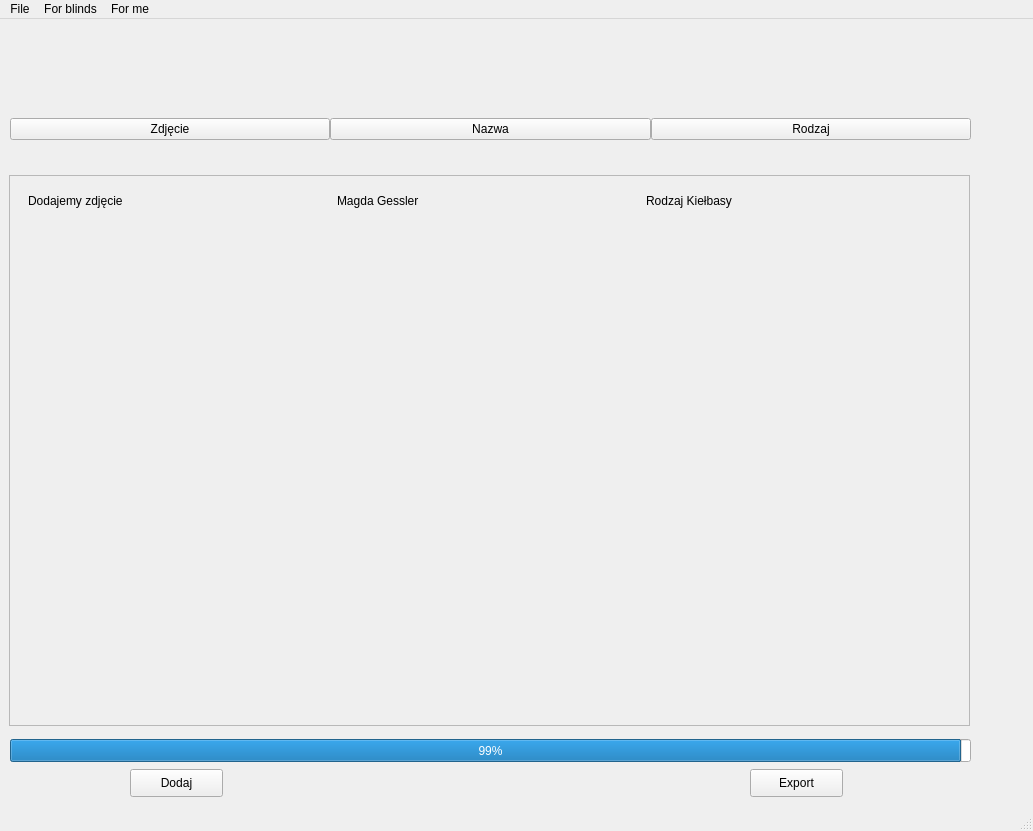
<?xml version="1.0" encoding="UTF-8"?>
<ui version="4.0">
 <class>MainWindow</class>
 <widget class="QMainWindow" name="MainWindow">
  <property name="geometry">
   <rect>
    <x>0</x>
    <y>0</y>
    <width>1033</width>
    <height>831</height>
   </rect>
  </property>
  <property name="windowTitle">
   <string>MainWindow</string>
  </property>
  <widget class="QWidget" name="centralwidget">
   <widget class="QProgressBar" name="progressBar">
    <property name="geometry">
     <rect>
      <x>10</x>
      <y>720</y>
      <width>961</width>
      <height>23</height>
     </rect>
    </property>
    <property name="value">
     <number>99</number>
    </property>
   </widget>
   <widget class="QPushButton" name="pushButton">
    <property name="geometry">
     <rect>
      <x>130</x>
      <y>750</y>
      <width>93</width>
      <height>28</height>
     </rect>
    </property>
    <property name="text">
     <string>Dodaj</string>
    </property>
   </widget>
   <widget class="QPushButton" name="pushButton_2">
    <property name="geometry">
     <rect>
      <x>750</x>
      <y>750</y>
      <width>93</width>
      <height>28</height>
     </rect>
    </property>
    <property name="text">
     <string>Export</string>
    </property>
   </widget>
   <widget class="QWidget" name="horizontalLayoutWidget">
    <property name="geometry">
     <rect>
      <x>10</x>
      <y>70</y>
      <width>961</width>
      <height>80</height>
     </rect>
    </property>
    <layout class="QHBoxLayout" name="horizontalLayout">
     <property name="spacing">
      <number>0</number>
     </property>
     <item>
      <widget class="QPushButton" name="Zdjecie">
       <property name="cursor">
        <cursorShape>ArrowCursor</cursorShape>
       </property>
       <property name="locale">
        <locale language="Polish" country="Poland"/>
       </property>
       <property name="text">
        <string>Zdjęcie</string>
       </property>
      </widget>
     </item>
     <item>
      <widget class="QPushButton" name="pushButton_3">
       <property name="text">
        <string>Nazwa</string>
       </property>
      </widget>
     </item>
     <item>
      <widget class="QPushButton" name="pushButton_4">
       <property name="locale">
        <locale language="Polish" country="Poland"/>
       </property>
       <property name="text">
        <string>Rodzaj</string>
       </property>
      </widget>
     </item>
    </layout>
   </widget>
   <widget class="QScrollArea" name="scrollArea">
    <property name="geometry">
     <rect>
      <x>9</x>
      <y>156</y>
      <width>961</width>
      <height>551</height>
     </rect>
    </property>
    <property name="widgetResizable">
     <bool>true</bool>
    </property>
    <widget class="QWidget" name="scrollAreaWidgetContents">
     <property name="geometry">
      <rect>
       <x>0</x>
       <y>0</y>
       <width>959</width>
       <height>549</height>
      </rect>
     </property>
     <widget class="QWidget" name="widget" native="true">
      <property name="geometry">
       <rect>
        <x>9</x>
        <y>9</y>
        <width>941</width>
        <height>41</height>
       </rect>
      </property>
      <widget class="QWidget" name="horizontalLayoutWidget_2">
       <property name="geometry">
        <rect>
         <x>9</x>
         <y>0</y>
         <width>921</width>
         <height>31</height>
        </rect>
       </property>
       <layout class="QHBoxLayout" name="horizontalLayout_2">
        <item>
         <widget class="QLabel" name="label_3">
          <property name="text">
           <string>Dodajemy zdjęcie</string>
          </property>
         </widget>
        </item>
        <item>
         <widget class="QLabel" name="label_2">
          <property name="text">
           <string>Magda Gessler</string>
          </property>
         </widget>
        </item>
        <item>
         <widget class="QLabel" name="label">
          <property name="text">
           <string>Rodzaj Kiełbasy</string>
          </property>
         </widget>
        </item>
       </layout>
      </widget>
     </widget>
    </widget>
   </widget>
  </widget>
  <widget class="QMenuBar" name="menubar">
   <property name="geometry">
    <rect>
     <x>0</x>
     <y>0</y>
     <width>1033</width>
     <height>26</height>
    </rect>
   </property>
   <widget class="QMenu" name="menuFile">
    <property name="title">
     <string>File</string>
    </property>
    <addaction name="separator"/>
    <addaction name="actionSave"/>
    <addaction name="actionLoad"/>
   </widget>
   <widget class="QMenu" name="menuSave">
    <property name="title">
     <string>For blinds</string>
    </property>
   </widget>
   <widget class="QMenu" name="menuLoad">
    <property name="title">
     <string>For me</string>
    </property>
   </widget>
   <addaction name="menuFile"/>
   <addaction name="menuSave"/>
   <addaction name="menuLoad"/>
  </widget>
  <widget class="QStatusBar" name="statusbar"/>
  <action name="actionSave">
   <property name="text">
    <string>Save</string>
   </property>
  </action>
  <action name="actionLoad">
   <property name="text">
    <string>Load</string>
   </property>
  </action>
 </widget>
 <resources/>
 <connections/>
</ui>
